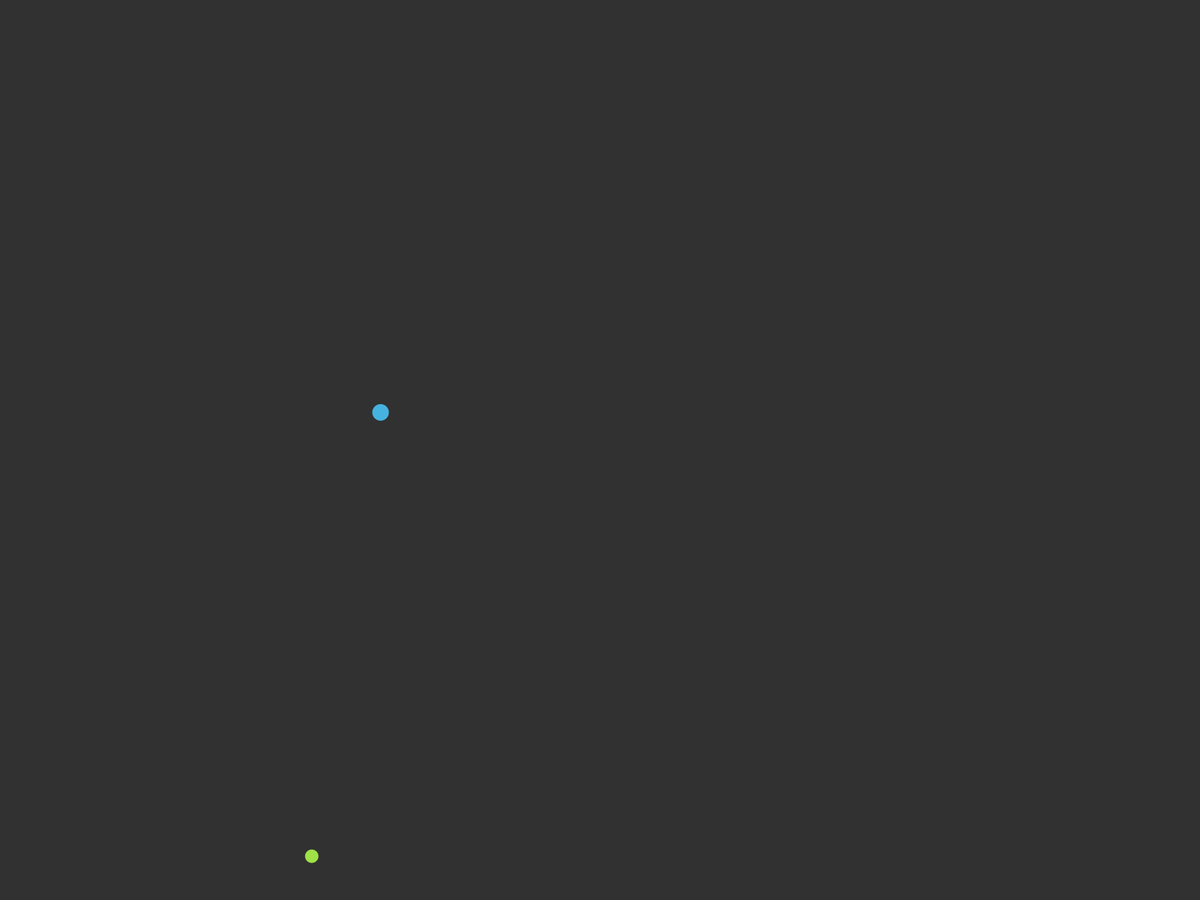
Frame 1 (no input)
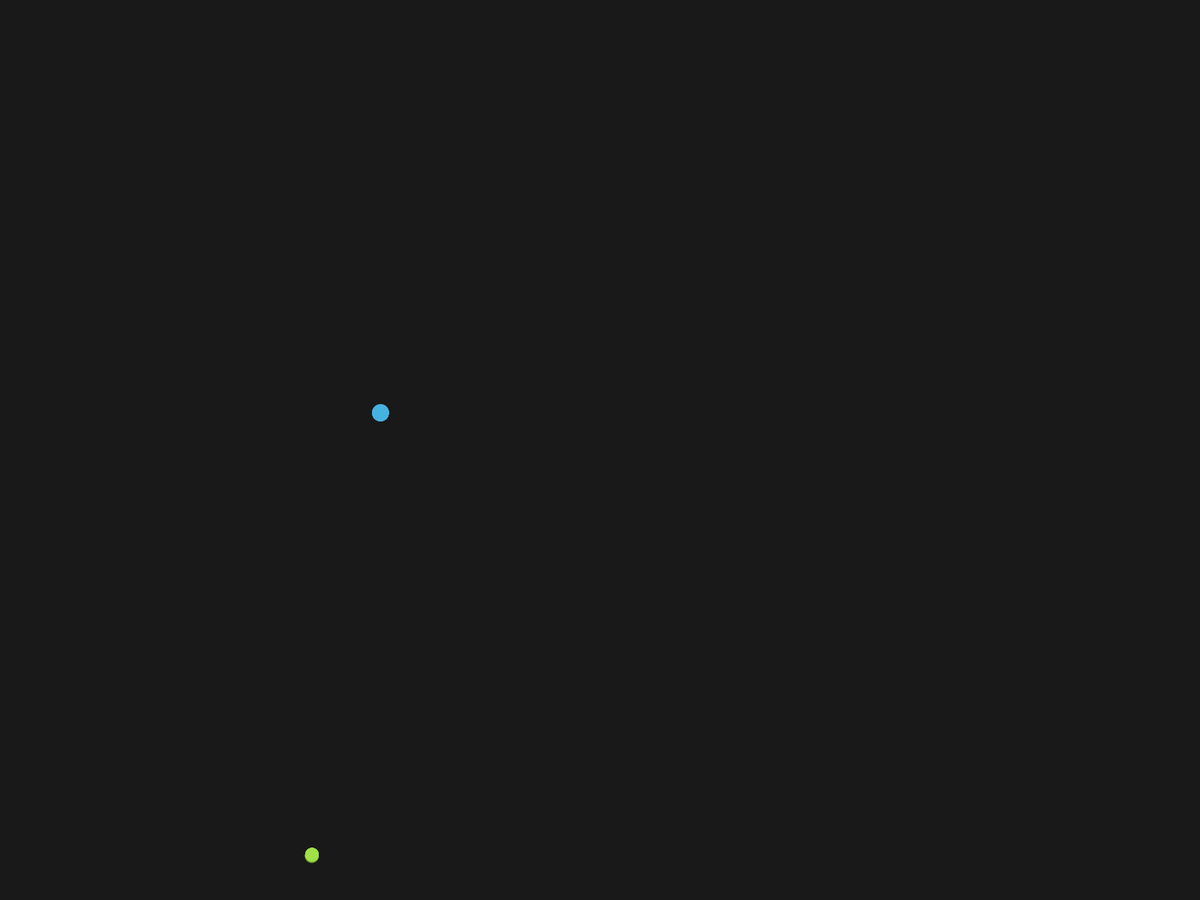
Frame 60 (the mouse pressed at the canvas centre just before this capture)
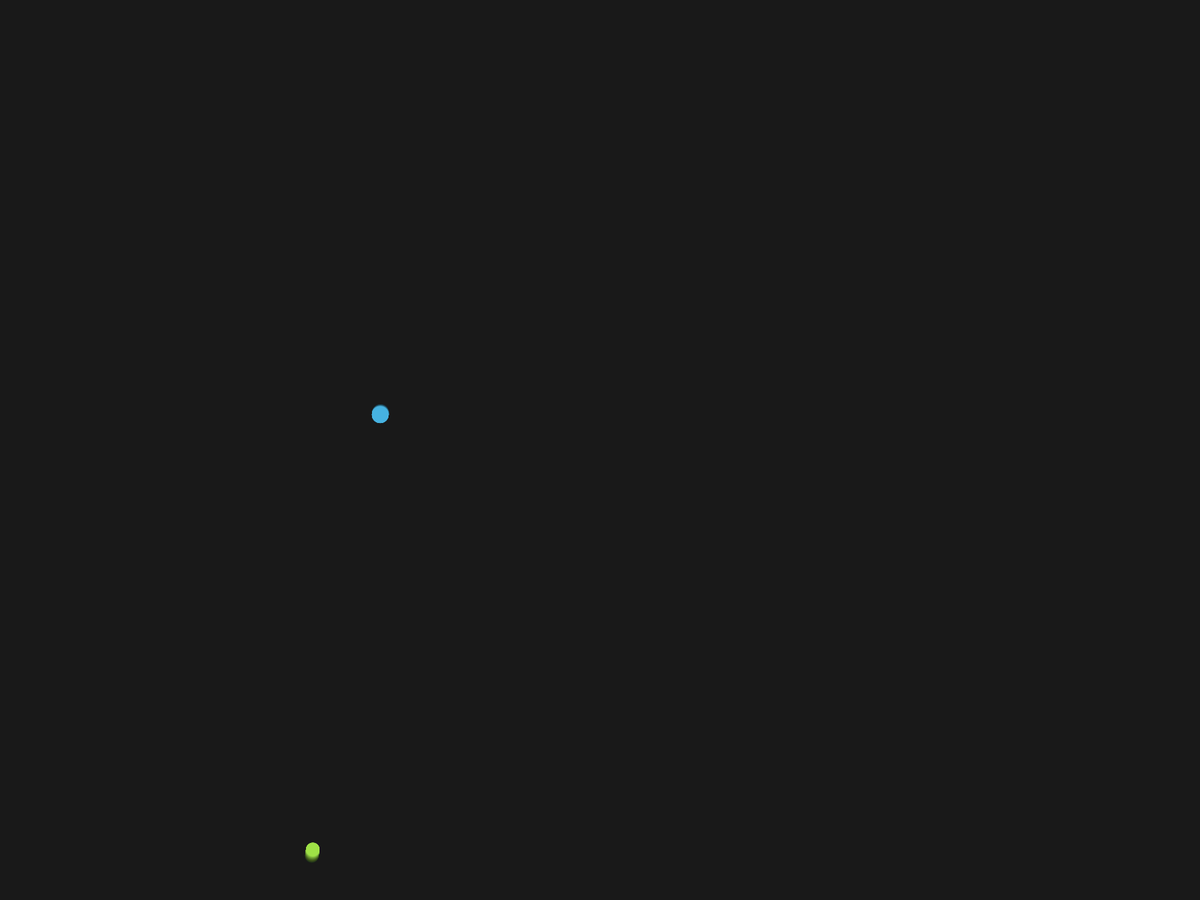
Frame 120 (the mouse held since frame 60 and released just before this capture)

The Processing sketch that drew these frames (run headless with seeded random() and noise(); from frame 60 on, the mouse is pressed at the canvas centre):

// Processing sketch: gravitational_force_2
// ── gravitational_force_2.pde
Planet[] p = new Planet[2];
Attractor[] att = new Attractor[3];

void setup() {
  //size(900,900);
  fullScreen();
  background(50);

  for(int i = 0; i < p.length; i++) {
    p[i] = new Planet();
  }
  
}

void draw() {
  bg();
  
  for(int i = 0; i < p.length; i++) {
    for(int j = 0; j < p.length; j++) {
      if(i != j) {
        PVector force = p[j].gForce(p[i]);
        p[i].applyForce(force);
      }
    }
    p[i].update();
    p[i].edge();
    p[i].display();
  }

}

void bg() {
  noStroke();
  fill(0,5);
  rect(0,0,width,height);
}

// ── Planet.pde
class Planet {
  
  float mass;
  float maxSpeed;
  PVector location;
  PVector velocity;
  PVector acceleration;
  
  float hue;
  
  Planet() {
    colorMode(HSB);
    
    mass = random(5,25);
    maxSpeed = 5;
    location = new PVector(random(width),random(height));
    velocity = new PVector();
    acceleration = new PVector();
    
    hue = random(255);
  }
  
  void display() {
    noStroke();
    fill(hue,175,225);
    circle(location.x,location.y,mass);
  }
  
  void update() {
    velocity.add(acceleration);
    velocity.limit(maxSpeed);
    location.add(velocity);
    acceleration.mult(0);
  }
  
  void applyForce(PVector f) {
    PVector a = PVector.div(f,mass);
    acceleration.add(a);
  }
  
  PVector gForce(Planet p) {
    PVector force = PVector.sub(location,p.location);
    float distance = force.mag();
    distance = constrain(distance,p.mass,sq(p.mass));
    force.normalize();
    float forceMag = (6 * p.mass * mass)/(distance * distance);
    return force.mult(forceMag);
  }
  
  PVector friction(float tempC) {
    PVector friction = velocity.copy();
    float c = tempC;
    float frictionMag = c*1;
    
    friction.mult(-1);
    friction.normalize();
    friction.mult(frictionMag);
    return friction;
  }
  
  void edge() {
    if(location.x < 0) {
      location.x =  width;
    } else if(location.x > width) {
      location.x = 0;
    }
    
    if(location.y < 0) {
      location.y = height;
    } else if(location.y > height) {
      location.y = 0;
    }
  }
  
  void edge2() {
    if(location.x < 0) {
      location.x =  0;
    } else if(location.x > width) {
      location.x = width;
    }
    
    if(location.y < 0) {
      location.y = 0;
    } else if(location.y > height) {
      location.y = height;
    }
  }
  
  void edge3() {
    if(location.x < 0) {
      location.x =  0;
      velocity.mult(-1);
    } else if(location.x > width) {
      location.x = width;
      velocity.mult(-1);
    }
    
    if(location.y < 0) {
      location.y = 0;
      velocity.mult(-1);
    } else if(location.y > height) {
      location.y = height;
      velocity.mult(-1);
    }
  }
  
}

// ── attractor.pde
class Attractor {
  
  float mass;
  PVector location;
 
  Attractor() {
    location = new PVector(random(width),random(height));
    mass = random(16,32);
  }
  
  void display() {
    push();
    noStroke();
    fill(255,5);
    circle(location.x,location.y,mass*2);
    pop();
  }
  
  void update() {
    location.set(mouseX,mouseY);
  }
  
}
